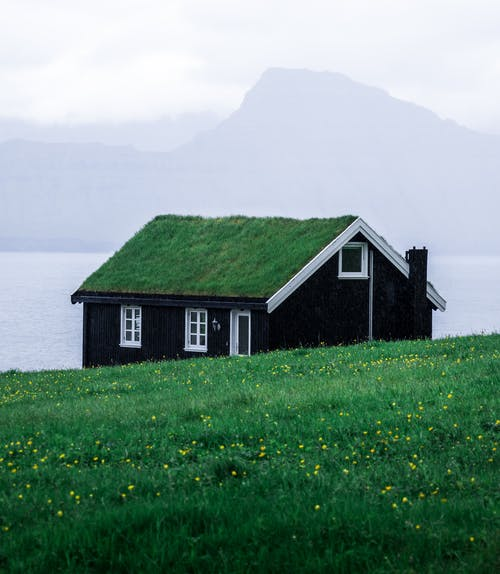
#> input picture image11.jpg, 500 x 574 px, found by its file name
$ jupyter execute IMage_processing_E1.ipynb   (shell and % lines are left out)
#> lines starting #> are read from the running program, lines starting #| are printed output that depends on the picture
Exercise 1
a) Explain the impact of the following transformation function on a grayscale image, in terms
of intensity values and brightness.
b) Verify your answer by a applying the transformation on an image of your choice

	If an input pixel has an intensity value between 0 and 30, its intensity value is mapped to 10 in the output image.
	If an input pixel has an intensity value between 30 and 60, its intensity value is mapped to 20 in the output image.
	If an input pixel has an intensity value between 60 and 90, its intensity value is mapped to 50 in the output image.
	If an input pixel has an intensity value between 90 and 120, its intensity value is mapped to 90 in the output image.
	If an input pixel has an intensity value between 120 and 160, its intensity value is mapped to 100 in the output image.
	If an input pixel has an intensity value between 160 and 190, its intensity value is mapped to 140 in the output image.
	If an input pixel has an intensity value between 190 and 220, its intensity value is mapped to 180 in the output image.
	If an input pixel has an intensity value between 220 and 255, its intensity value is mapped to 200 in the output image.
The grayscale image has pixel values ranging from 0 to 255, with darker pixels having lower values and brighter pixels having higher values.

 Since the transformation function maps a range of input intensities to a specific output intensity, the overall brightness of the image will be affected.
For example, the range of input intensities between 0 and 30 will be mapped to an output intensity of 10, which is a relatively low value. This means that the pixels in this range will appear darker in the output image compared to the original image.
On the other hand, the range of input intensities between 160 and 190 will be mapped to an output intensity of 140, which is a relatively high value. This means that the pixels in this range will appear brighter in the output image compared to the original image.

[cell 1]
from google.colab.patches import cv2_imshow

[cell 2]
import cv2
import numpy as np
import math
# Load the grayscale image
img = cv2.imread('/content/image11.jpg', cv2.IMREAD_GRAYSCALE)
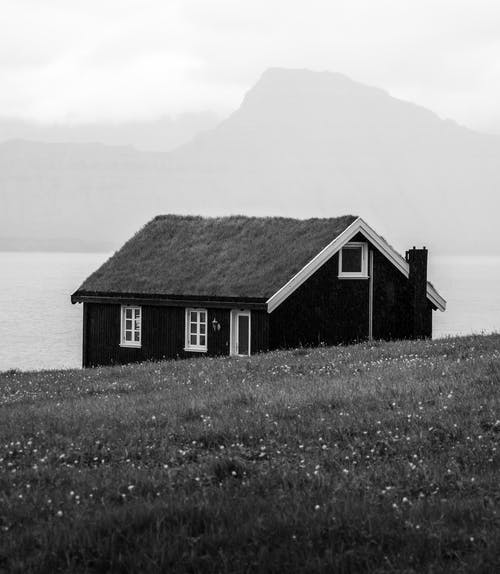
#> img: shape (574, 500); min 0, max 255, mean 137.6

# Define the transformation function
def transform_intensity(x):
    if x >= 0 and x < 30:
        return 10
    elif x >= 30 and x < 60:
        return 20
    elif x >= 60 and x < 90:
        return 50
    elif x >= 90 and x < 120:
        return 90
    elif x >= 120 and x < 160:
        return 100
    elif x >= 160 and x < 190:
        return 140
    elif x >= 190 and x < 220:
        return 180
    elif x >= 220 and x <= 255:
        return 200

# Apply the transformation function to the intensity values
output_img = np.vectorize(transform_intensity)(img)
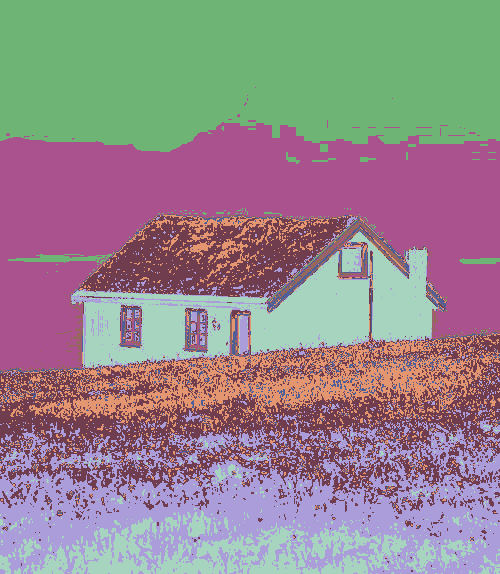
#> output_img: shape (574, 500) int64; 8 distinct labels, from 10 to 200; one colour per label, 0 black

# Convert the resulting matrix of intensity values back to an image format
output_img = np.uint8(output_img)
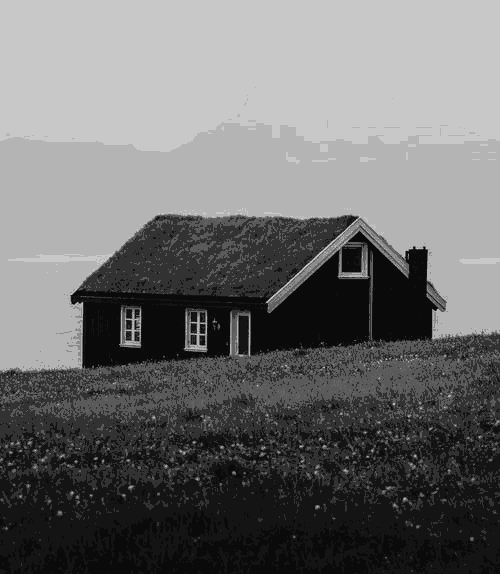
#> output_img: shape (574, 500); min 10, max 200, mean 110.5

# Display the input and output images side by side

cv2_imshow(img)

cv2_imshow(output_img)
cv2.waitKey(0)
cv2.destroyAllWindows()
